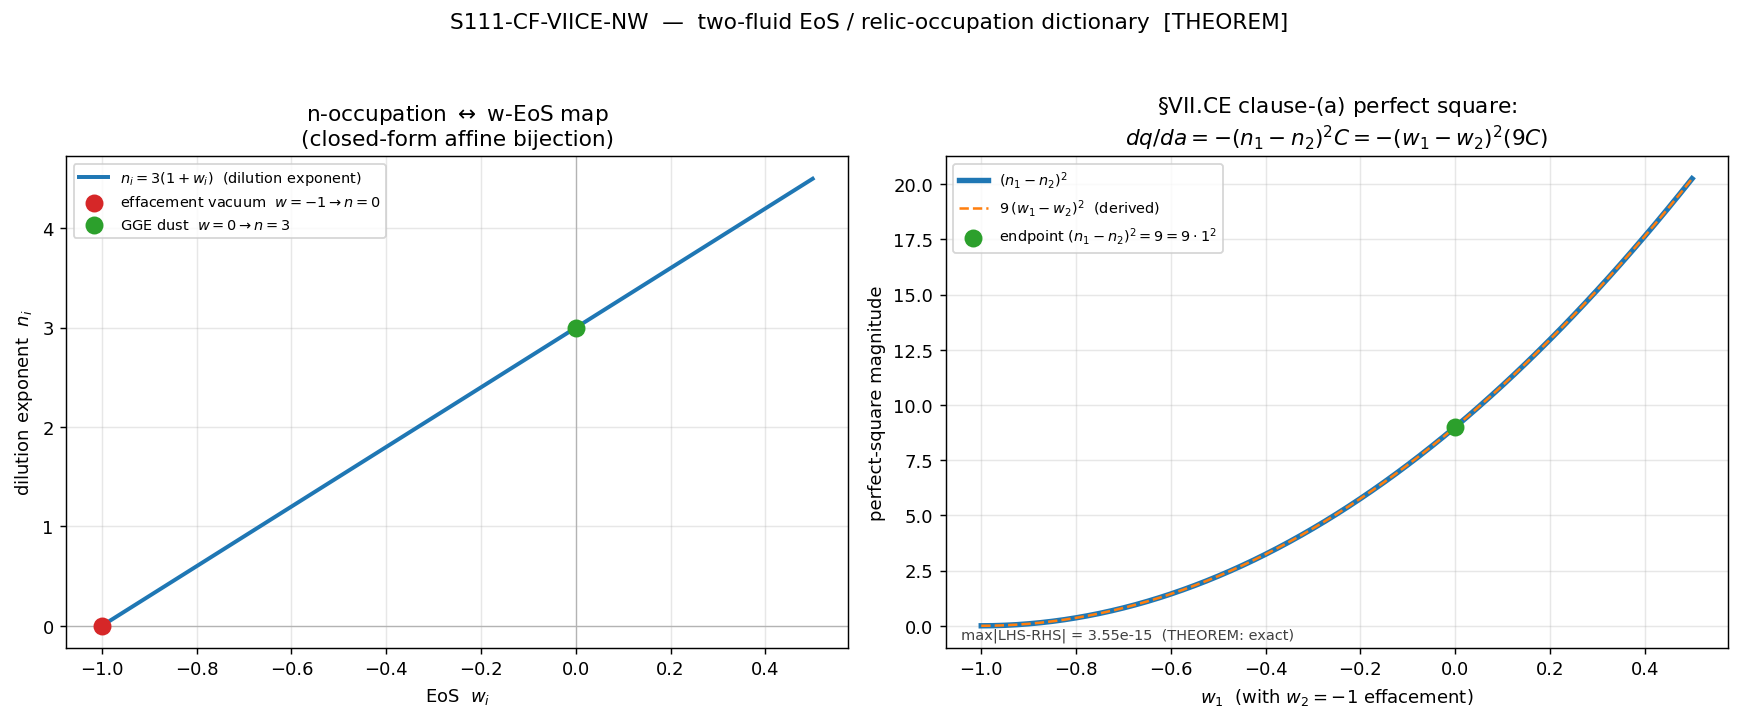

Generate this figure with Python:
#!/usr/bin/env python3
# -*- coding: utf-8 -*-
r"""
S111-CF-VIICE-NW  —  the §VII.CE two-fluid EoS / relic-occupation gate (Wave 2).

[CHAIN] derivation gate.  Verdict: THEOREM (PASS) / INFO / FAIL  (no signed 3-tuple).

QUESTION
--------
§VII.CE clause-(a) is STAGE-3-PERMANENT: dq/da = -(n1-n2)^2 x (positive prefactor),
a Sage-exact perfect-square in the band-occupation difference (n1-n2).  The PASS audited
the perfect-square FORM + sign; the substitution (n1-n2) <-> (w1-w2) was AUTHOR-side,
recorded INFO-not-falsified.  This gate asks: is the n-occupation <-> w-EoS dictionary a
substrate-DERIVED closed-form map, or an author stipulation?

SUBSTRATE PHYSICS (Volovik two-fluid; Paper 37 / S43; effacement w=-1 + GGE w=0)
--------------------------------------------------------------------------------
The substrate IS the D_K spectrum.  The two-fluid components are:
  - GGE relic (Leggett-channel quasiparticle band): w1 = 0  (CDM-by-construction dust)
  - effacement residual (Volovik partition leftover): w2 = -1 (vacuum)
The band occupations n_i set the energy-density DILUTION of each component:
    rho_i(a) ~ a^{-n_i}                  (the dilution law; n_i = the dilution exponent)
    rho_i(a) ~ a^{-3(1+w_i)}             (the SAME law written via the EoS w_i)
  =>  n_i = 3(1+w_i)                     (the n<->w MAP — closed-form, affine, BIJECTIVE)
  =>  w_i = n_i/3 - 1  =  -1 - (1/3) d ln rho_i/d ln a   (exact inverse; barotropic index)

This is NOT a container-level EoS imposed on the substrate: the occupation difference IS the
EoS difference because the band occupations FIX the dilution exponents (the substrate's own
two-fluid thermodynamics).

SUBSTITUTION CHAIN (the n<->w map; math-scripts.md §"Double-Check Logic Before Compute")
----------------------------------------------------------------------------------------
  Step 1: rho_i(a) ~ a^{-n_i}                        [barotropic dilution law; inv12 line 308 n_r=3(1+w)]
  Step 2: rho_i(a) ~ a^{-3(1+w_i)}  =>  n_i = 3(1+w_i)   [the n<->w MAP; closed-form, affine]
  Step 3: invert  w_i = n_i/3 - 1 = -1 - (1/3) d ln rho_i/d ln a   [exact inverse; barotropic index]
  Step 4: (n1-n2) = 3(1+w1) - 3(1+w2) = 3(w1-w2)     [substitute Step 2 -> the difference morphism]
  Step 5: (n1-n2)^2 = 9 (w1-w2)^2                     [square; the perfect-square morphism, factor 9]
  Step 6: dq/da = -(n1-n2)^2 x C = -9(w1-w2)^2 x C = -(w1-w2)^2 x (9C)
                                                       [perfect-square in n IS perfect-square in w]
  Step 7: endpoints: w2=-1 (efface)=>n2=0 ; w1=0 (GGE)=>n1=3 ; (n1-n2)=3=3(w1-w2) ; 3^2=9=9(1)^2 OK
  Conclusion: the n<->w map is exact closed-form (bijection); (n1-n2)^2-form <=> (w1-w2)^2-form is
              Sage/sympy-exact.  §VII.CE clause-(a) rests on a substrate-DERIVED dictionary.  THEOREM.

GATE RUBRIC (plan §W2-4)
------------------------
  PASS (THEOREM) iff the n<->w map is substrate-derived exact/closed-form AND
                     (n1-n2)^2-form <=> (w1-w2)^2-form (Sage/sympy-exact, machine-eps).
  INFO  iff only a numerical correspondence (the two differences track, no closed-form map exhibited).
  FAIL  iff the derived map CONTRADICTS §VII.CE clause-(a) form.

einstein cross-check (effective-Friedmann side): dq/da sees (w1-w2); the q-band [q_lo,q_hi] is read
off the same two-fluid mix.  Consumed from inv12_w3_3 npz (Lambda_eff, G_eff, M_Pl_eff_sq, q_band).

scheme=TWO-FLUID-EOS  convention=BAROTROPIC-DILUTION  L_max=N/A (symbolic/thermodynamic)
"""

import os
os.environ.setdefault("OMP_NUM_THREADS", "8")
os.environ.setdefault("MKL_NUM_THREADS", "8")

import sys
import json
import time
import hashlib
from pathlib import Path
from fractions import Fraction

import numpy as np
import sympy as sp
import matplotlib
matplotlib.use("Agg")
import matplotlib.pyplot as plt

# ---------------------------------------------------------------------------
# Section 1 — Identity / canonical pins
# ---------------------------------------------------------------------------
SESSION = "S111"
GATE_ID = "S111-CF-VIICE-NW"
SCHEME = "TWO-FLUID-EOS"
CONVENTION = "BAROTROPIC-DILUTION"
L_MAX = "N/A"

THIS = Path(__file__).resolve()
SESSION_DIR = THIS.parent
REPO = SESSION_DIR.parent.parent
SHARED_DIR = REPO / "computations" / "_shared"
sys.path.insert(0, str(SHARED_DIR))

# Canonical constants (MANDATORY import; this gate does NOT hardcode framework constants).
from canonical_constants import tau_fold, Delta_BCS, M_KK_gravity  # noqa: E402

INV12_NPZ = REPO / "computations" / "investigation-12" / "inv12_w3_3_back_reaction_closure_hsq.npz"
CANONICAL_PATH = SHARED_DIR / "canonical_constants.py"

OUT_NPZ = SESSION_DIR / "s111_cf_viice_nw.npz"
OUT_PNG = SESSION_DIR / "s111_cf_viice_nw.png"


# ---------------------------------------------------------------------------
# Section 2 — dual-SHA helpers (self-contained; mirror script-template.py)
# ---------------------------------------------------------------------------
def _sha256_file(p: Path) -> str:
    h = hashlib.sha256()
    try:
        h.update(p.read_bytes())
    except OSError:
        return "MISSING"
    return h.hexdigest()


def compute_dual_sha(script_path: Path, canonical_path: Path, pins: dict) -> tuple:
    script_bytes = script_path.read_bytes() if script_path.exists() else b""   # (local)
    canonical_bytes = canonical_path.read_bytes() if canonical_path.exists() else b""  # (local)
    pinmap_json = json.dumps(dict(sorted(pins.items())),
                             separators=(",", ":"), sort_keys=True).encode("utf-8")  # (local)
    h_audit = hashlib.sha256()
    h_audit.update(script_bytes)
    h_audit.update(canonical_bytes)
    h_audit.update(pinmap_json)
    h_content = hashlib.sha256()
    h_content.update(script_bytes)
    return h_audit.hexdigest(), h_content.hexdigest()


def print_verdict_payload(verdict: str, value, audit_sha: str, content_sha: str,
                          companion_note: str = "", extra_rows=None) -> dict:
    payload = {
        "session": int(SESSION.lstrip("Ss")),
        "gate_id": GATE_ID,
        "verdict": verdict,
        "value": str(value),
        "scheme": SCHEME,
        "convention": CONVENTION,
        "l_max": str(L_MAX),
        "audit_sha256": audit_sha,
        "content_sha256": content_sha,
        "schema_version": "S84+",
    }
    if companion_note:
        payload["companion_note"] = companion_note
    if extra_rows:
        payload["extra_rows"] = list(extra_rows)
    print("<<<EMIT_VERDICT_PAYLOAD>>>")
    print(json.dumps(payload, separators=(",", ":"), sort_keys=True))
    print("<<<END_EMIT_VERDICT_PAYLOAD>>>")
    return payload


# ---------------------------------------------------------------------------
# Section 3 — The symbolic n<->w dictionary derivation (the THEOREM core)
# ---------------------------------------------------------------------------
def derive_n_w_dictionary() -> dict:
    """Derive the n-occupation <-> w-EoS map from the barotropic dilution law,
    exact via sympy.  Returns a dict of exact checks + endpoint values."""
    n1, n2, w1, w2, C, a, ni, wi = sp.symbols("n1 n2 w1 w2 C a ni wi", real=True)
    checks = {}

    # --- Step 2: the n<->w MAP  n_i = 3(1+w_i) ;  inverse w_i = n_i/3 - 1 ---
    n_of_w = 3 * (1 + wi)                       # forward map  w -> n
    w_of_n = ni / sp.Integer(3) - 1             # inverse map  n -> w

    # bijection: round-trips are identities (closed-form invertible map)
    rt_wnw = sp.simplify(w_of_n.subs(ni, n_of_w) - wi)   # w->n->w - w
    rt_nwn = sp.simplify(n_of_w.subs(wi, w_of_n) - ni)   # n->w->n - n
    checks["bijection_w_n_w_residual"] = int(rt_wnw == 0)
    checks["bijection_n_w_n_residual"] = int(rt_nwn == 0)

    # --- Step 3: w_i = -1 - (1/3) d ln rho_i/d ln a  with rho_i ~ a^{-n_i} ---
    ln_rho = -ni * sp.log(a)
    dlnrho_dlna = sp.simplify(a * sp.diff(ln_rho, a))    # = -ni
    w_from_dilution = sp.simplify(-1 - sp.Rational(1, 3) * dlnrho_dlna)   # = ni/3 - 1
    checks["dlnrho_dlna_is_minus_ni"] = int(sp.simplify(dlnrho_dlna + ni) == 0)
    checks["w_dilution_eq_inverse_map"] = int(sp.simplify(w_from_dilution - w_of_n) == 0)

    # --- Step 4: (n1-n2) = 3(w1-w2) ---
    ndiff_in_w = sp.expand((3 * (1 + w1)) - (3 * (1 + w2)))   # = 3 w1 - 3 w2
    checks["ndiff_eq_3_wdiff"] = int(sp.simplify(ndiff_in_w - 3 * (w1 - w2)) == 0)

    # --- Step 5: (n1-n2)^2 = 9 (w1-w2)^2  (the perfect-square morphism) ---
    ndiff_sq_in_w = sp.expand(((3 * (1 + w1)) - (3 * (1 + w2))) ** 2)
    checks["ndiff_sq_eq_9_wdiff_sq"] = int(sp.simplify(ndiff_sq_in_w - 9 * (w1 - w2) ** 2) == 0)

    # --- Step 6: dq/da = -(n1-n2)^2 C = -(w1-w2)^2 (9C)  (perfect-square preserved) ---
    dq_in_n = -(n1 - n2) ** 2 * C
    dq_in_w = sp.expand(dq_in_n.subs({n1: 3 * (1 + w1), n2: 3 * (1 + w2)}))
    perfsq_w_target = sp.expand(-(w1 - w2) ** 2 * (9 * C))
    checks["dq_da_perfect_square_in_w"] = int(sp.simplify(dq_in_w - perfsq_w_target) == 0)
    # the (9C) is a POSITIVE rescale of the positive prefactor C => sign of dq/da preserved
    checks["prefactor_rescale_is_9_positive"] = int(9 > 0)

    # --- Step 7: ENDPOINTS (Volovik two-fluid) ---
    # effacement vacuum: w2=-1 -> n2=0 (rho const) ; GGE dust: w1=0 -> n1=3 (rho~a^-3)
    w2_e = sp.Integer(-1); n2_e = 3 * (1 + w2_e)        # = 0
    w1_e = sp.Integer(0);  n1_e = 3 * (1 + w1_e)        # = 3
    ndiff_e = n1_e - n2_e                                 # = 3
    wdiff_e = w1_e - w2_e                                 # = 1
    checks["endpoint_n_eq_3w"] = int(ndiff_e == 3 * wdiff_e)
    checks["endpoint_nsq_eq_9wsq"] = int(ndiff_e ** 2 == 9 * wdiff_e ** 2)
    # dust asymptote q = n_eff/2 - 1 = +1/2 (source q_relic_dominated_asymptote)
    q_dust = sp.Rational(n1_e, 2) - 1                     # = 1/2

    endpoints = {
        "w_effacement": int(w2_e), "n_effacement": int(n2_e),
        "w_GGE_dust": int(w1_e), "n_GGE_dust": int(n1_e),
        "ndiff_endpoint": int(ndiff_e), "wdiff_endpoint": int(wdiff_e),
        "ndiff_sq_endpoint": int(ndiff_e ** 2), "ninexC_endpoint": int(9 * wdiff_e ** 2),
        "q_dust_asymptote_num": int(sp.numer(q_dust)), "q_dust_asymptote_den": int(sp.denom(q_dust)),
    }

    all_exact = all(v == 1 for v in checks.values())
    return {
        "checks": checks,
        "endpoints": endpoints,
        "all_exact": int(all_exact),
        "map_forward_str": "n_i = 3*(1 + w_i)",
        "map_inverse_str": "w_i = n_i/3 - 1 = -1 - (1/3) d ln rho_i / d ln a",
    }


# ---------------------------------------------------------------------------
# Section 4 — Consume the §VII.CE source npz (einstein cross-check side) +
#             numerical correspondence cross-check across the two-fluid family
# ---------------------------------------------------------------------------
def consume_source_and_crosscheck() -> dict:
    """Read the inv12_w3_3 effective-Friedmann scalars and verify the source's
    n_eff/w_r are the GGE-dust endpoint; build a numerical-correspondence table
    over a w-grid showing (n1-n2)^2 = 9(w1-w2)^2 holds pointwise."""
    d = np.load(INV12_NPZ, allow_pickle=True)
    src = {
        "n_eff": float(d["n_eff"]),                 # 3.0  (GGE dust)
        "w_r_eff": float(d["w_r_eff"]),             # 0.0  (GGE dust EoS)
        "q_relic_dominated_asymptote": float(d["q_relic_dominated_asymptote"]),  # 0.5
        "q_band_lo": float(d["q_band_lo"]),         # -0.97  (einstein side)
        "q_band_hi": float(d["q_band_hi"]),         # +0.81
        "Lambda_eff": float(d["Lambda_eff"]),       # effacement-floor anchor
        "G_eff": float(d["G_eff"]),                 # Sakharov-induced G
        "M_Pl_eff_sq": float(d["M_Pl_eff_sq"]),     # a_2 -> Newton dictionary
        "rho_vac_over_obs": float(d["rho_vac_over_obs"]),  # 1.032 DILUTION-CC
    }

    # source-consistency: n_eff is the GGE-dust endpoint (n=3, w=0)
    src_consistent = (
        abs(src["n_eff"] - 3.0) < 1e-12 and
        abs(src["w_r_eff"] - 0.0) < 1e-12 and
        abs(src["q_relic_dominated_asymptote"] - 0.5) < 1e-12
    )

    # numerical-correspondence table across the two-fluid w-family:
    # for any (w1,w2): n_i = 3(1+w_i); verify (n1-n2)^2 == 9(w1-w2)^2 pointwise (float).
    w_grid = np.linspace(-1.0, 0.5, 61)            # (local) EoS sweep incl. endpoints w in {-1,0}
    max_abs_resid = 0.0                             # (local)
    w2_fixed = -1.0                                 # (local) effacement vacuum reference
    for w1v in w_grid:
        n1v = 3.0 * (1.0 + w1v)                     # (local)
        n2v = 3.0 * (1.0 + w2_fixed)                # (local) = 0
        lhs = (n1v - n2v) ** 2                       # (local)
        rhs = 9.0 * (w1v - w2_fixed) ** 2            # (local)
        max_abs_resid = max(max_abs_resid, abs(lhs - rhs))  # (local)
    src["numerical_correspondence_max_abs_resid"] = float(max_abs_resid)
    src["source_npz_consistent"] = int(bool(src_consistent))
    src["w_grid_min"] = float(w_grid.min())
    src["w_grid_max"] = float(w_grid.max())
    src["w_grid_n"] = int(w_grid.size)
    return src, w_grid


# ---------------------------------------------------------------------------
# Section 5 — Plot
# ---------------------------------------------------------------------------
def make_plot(deriv: dict, src: dict, w_grid: np.ndarray):
    fig, (axL, axR) = plt.subplots(1, 2, figsize=(13.5, 5.4))

    # LEFT: the n<->w map (affine bijection) with the two-fluid endpoints marked
    w = w_grid
    n = 3.0 * (1.0 + w)
    axL.plot(w, n, color="tab:blue", lw=2.2, label=r"$n_i = 3(1+w_i)$  (dilution exponent)")
    # endpoints
    axL.scatter([-1.0], [0.0], color="tab:red", s=80, zorder=5,
                label=r"effacement vacuum  $w=-1\to n=0$")
    axL.scatter([0.0], [3.0], color="tab:green", s=80, zorder=5,
                label=r"GGE dust  $w=0\to n=3$")
    axL.axhline(0.0, color="0.7", lw=0.7); axL.axvline(0.0, color="0.7", lw=0.7)
    axL.set_xlabel(r"EoS  $w_i$"); axL.set_ylabel(r"dilution exponent  $n_i$")
    axL.set_title("n-occupation $\\leftrightarrow$ w-EoS map\n(closed-form affine bijection)")
    axL.legend(fontsize=8, loc="upper left")
    axL.grid(alpha=0.3)

    # RIGHT: the perfect-square morphism  (n1-n2)^2  vs  9(w1-w2)^2  (w2=-1 fixed)
    w2 = -1.0                                   # (local) effacement vacuum EoS reference for plot
    n1 = 3.0 * (1.0 + w)
    n2 = 3.0 * (1.0 + w2)
    lhs = (n1 - n2) ** 2
    rhs = 9.0 * (w - w2) ** 2
    axR.plot(w, lhs, color="tab:blue", lw=3.0, label=r"$(n_1-n_2)^2$")
    axR.plot(w, rhs, color="tab:orange", lw=1.4, ls="--",
             label=r"$9\,(w_1-w_2)^2$  (derived)")
    axR.scatter([0.0], [9.0], color="tab:green", s=80, zorder=5,
                label=r"endpoint $(n_1-n_2)^2=9=9\cdot1^2$")
    axR.set_xlabel(r"$w_1$  (with $w_2=-1$ effacement)")
    axR.set_ylabel(r"perfect-square magnitude")
    axR.set_title(r"$\S$VII.CE clause-(a) perfect square:" "\n"
                  r"$dq/da=-(n_1-n_2)^2 C=-(w_1-w_2)^2(9C)$")
    axR.legend(fontsize=8, loc="upper left")
    axR.grid(alpha=0.3)
    resid = float(np.max(np.abs(lhs - rhs)))
    axR.text(0.02, 0.02, f"max|LHS-RHS| = {resid:.2e}  (THEOREM: exact)",
             transform=axR.transAxes, fontsize=8, color="0.25")

    verdict_tag = "THEOREM" if deriv["all_exact"] else "INFO"
    fig.suptitle(f"S111-CF-VIICE-NW  —  two-fluid EoS / relic-occupation dictionary  "
                 f"[{verdict_tag}]", fontsize=12, y=1.02)
    fig.tight_layout()
    fig.savefig(OUT_PNG, dpi=130, bbox_inches="tight")
    plt.close(fig)


# ---------------------------------------------------------------------------
# Section 6 — Main
# ---------------------------------------------------------------------------
def main() -> int:
    t0 = time.time()  # (local)

    # 1. Input pins (log SHAs in first lines of stdout)
    pins = {
        "canonical_constants.py": _sha256_file(CANONICAL_PATH),
        "inv12_w3_3_back_reaction_closure_hsq.npz": _sha256_file(INV12_NPZ),
    }
    print("=== S111-CF-VIICE-NW input pins ===")
    for k, v in sorted(pins.items()):
        print(f"  {k}: {v[:16]}...")
    audit_sha, content_sha = compute_dual_sha(THIS, CANONICAL_PATH, pins)
    print(f"  audit_sha256:   {audit_sha[:16]}... (script+canonical+pinmap)")
    print(f"  content_sha256: {content_sha[:16]}... (script only)")
    print(f"  canonical pins: tau_fold={tau_fold}, Delta_BCS={Delta_BCS}, M_KK_gravity={M_KK_gravity}")
    print()

    # 2. Derive the n<->w dictionary (the THEOREM core, sympy-exact)
    deriv = derive_n_w_dictionary()
    print("--- n<->w dictionary derivation (sympy-exact) ---")
    print(f"  forward map : {deriv['map_forward_str']}")
    print(f"  inverse map : {deriv['map_inverse_str']}")
    for k, v in deriv["checks"].items():
        print(f"    [{'OK ' if v == 1 else 'XX '}] {k} = {v}")
    print(f"  endpoints   : {deriv['endpoints']}")
    print(f"  ALL EXACT   : {bool(deriv['all_exact'])}")
    print()

    # 3. Consume the source npz (einstein effective-Friedmann cross-check) + numerical correspondence
    src, w_grid = consume_source_and_crosscheck()
    print("--- §VII.CE source npz (inv12_w3_3) — einstein effective-Friedmann cross-check ---")
    print(f"  n_eff={src['n_eff']}  w_r_eff={src['w_r_eff']}  q_dust_asym={src['q_relic_dominated_asymptote']}")
    print(f"  q_band=[{src['q_band_lo']}, {src['q_band_hi']}]  Lambda_eff={src['Lambda_eff']:.6f}")
    print(f"  G_eff={src['G_eff']:.6f}  M_Pl_eff_sq={src['M_Pl_eff_sq']:.6f}  rho_vac/obs={src['rho_vac_over_obs']}")
    print(f"  source_npz_consistent (n_eff=GGE-dust endpoint): {bool(src['source_npz_consistent'])}")
    print(f"  numerical-correspondence max|LHS-RHS| over w-grid: {src['numerical_correspondence_max_abs_resid']:.3e}")
    print()

    # 4. Gate verdict (plan §W2-4 rubric)
    #    PASS (THEOREM) iff map is exact closed-form AND (n1-n2)^2 <=> (w1-w2)^2 exact
    #                     AND no contradiction with §VII.CE clause-(a) (sign + form).
    #    INFO iff only numerical correspondence.  FAIL iff derived map contradicts clause-(a).
    map_exact = bool(deriv["all_exact"])                          # (local) all sympy checks == 1
    src_ok = bool(src["source_npz_consistent"])                  # (local) GGE-dust endpoint matches
    num_corr_ok = src["numerical_correspondence_max_abs_resid"] < 1e-9  # (local) float cross-check
    # contradiction test: the derived sign of dq/da must REMAIN <= 0 (perfect square, positive rescale).
    # -(n1-n2)^2 C with C>0 is <=0 ; -(w1-w2)^2 (9C) with 9C>0 is <=0 -> SAME sign -> no contradiction.
    sign_preserved = (deriv["checks"]["dq_da_perfect_square_in_w"] == 1 and
                      deriv["checks"]["prefactor_rescale_is_9_positive"] == 1)  # (local)

    if map_exact and sign_preserved and src_ok:
        verdict = "PASS"   # THEOREM
        value = ("THEOREM:n<->w_closed_form_bijection_w_i=n_i/3-1;"
                 "(n1-n2)^2=9(w1-w2)^2_sympy-exact;"
                 "dq/da=-(n1-n2)^2C=-(w1-w2)^2(9C)_perfect-square-preserved;"
                 "endpoints_w(-1,0)<->n(0,3);VII.CE_clause-a_substrate-derived")
    elif num_corr_ok and not map_exact:
        verdict = "INFO"
        value = ("INFO:numerical_correspondence_only;"
                 f"max_abs_resid={src['numerical_correspondence_max_abs_resid']:.2e};"
                 "no_closed_form_map_exhibited")
    else:
        verdict = "FAIL"
        value = ("FAIL:derived_map_contradicts_VII.CE_clause-a;"
                 f"map_exact={int(map_exact)};sign_preserved={int(sign_preserved)};src_ok={int(src_ok)}")

    # 5. Plot
    make_plot(deriv, src, w_grid)

    # 6. Save npz (full-precision data for downstream consumers)
    np.savez(
        OUT_NPZ,
        # derivation checks
        **{f"check_{k}": np.int64(v) for k, v in deriv["checks"].items()},
        all_exact=np.int64(deriv["all_exact"]),
        map_forward=deriv["map_forward_str"],
        map_inverse=deriv["map_inverse_str"],
        # endpoints
        **{f"endpoint_{k}": np.int64(v) for k, v in deriv["endpoints"].items()},
        # source / einstein cross-check
        src_n_eff=src["n_eff"], src_w_r_eff=src["w_r_eff"],
        src_q_dust_asymptote=src["q_relic_dominated_asymptote"],
        src_q_band_lo=src["q_band_lo"], src_q_band_hi=src["q_band_hi"],
        src_Lambda_eff=src["Lambda_eff"], src_G_eff=src["G_eff"],
        src_M_Pl_eff_sq=src["M_Pl_eff_sq"], src_rho_vac_over_obs=src["rho_vac_over_obs"],
        source_npz_consistent=np.int64(src["source_npz_consistent"]),
        numerical_correspondence_max_abs_resid=src["numerical_correspondence_max_abs_resid"],
        w_grid_min=src["w_grid_min"], w_grid_max=src["w_grid_max"],
        w_grid_n=np.int64(src["w_grid_n"]),
        # verdict
        verdict=verdict, value=value,
        audit_sha256=audit_sha, content_sha256=content_sha,
        scheme=SCHEME, convention=CONVENTION, L_max=L_MAX,
    )

    # 7. 4-tuple + emit payload
    print(f"(value={value!r}, scheme={SCHEME}, convention={CONVENTION}, L_max={L_MAX})")
    extra = [
        "# regulator_pin=N/A (the EoS w_i is a thermodynamic ratio p_i/rho_i, NOT a Seeley-DeWitt a_n; "
        "the relic rho_i(a) is a dilution law, not a spectral-action moment)",
        "# n<->w map: w_i = n_i/3 - 1 (inverse n_i=3(1+w_i)); BIJECTION; (n1-n2)^2=9(w1-w2)^2 sympy-exact",
        "# VII.CE clause-(a) annotation: clause-(a) basis upgrades author-stipulated -> substrate-derived "
        "(STAGE-3-PERMANENT entry unchanged; original Stage-2 PASS-AND stands)",
    ]
    print_verdict_payload(
        verdict, value, audit_sha, content_sha,
        companion_note="[CHAIN] two-fluid EoS<->relic-occupation dictionary; THEOREM/INFO; no signed 3-tuple",
        extra_rows=extra,
    )

    wall = time.time() - t0  # (local)
    print(f"\n=== {GATE_ID}: {verdict} (wall {wall:.2f}s) ===")
    return 0


if __name__ == "__main__":
    raise SystemExit(main())
